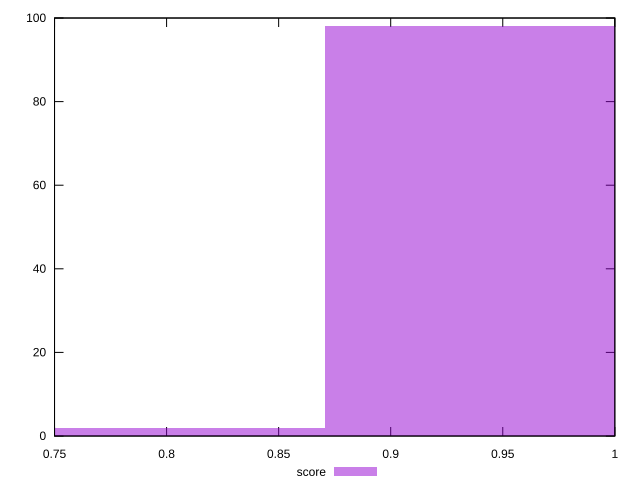

The script that saved this image:
reset

$score <<EOF
0.9377744402788353 98
0.8038066630961446 2
EOF

set key outside below
set boxwidth 0.13396777718269076
set xrange [0.75:1]
set yrange [0:100]
set trange [0:100]
set style fill transparent solid 0.5 noborder
set terminal svg size 640, 490 enhanced background rgb 'white'
set output "report_00015_2021-02-09T16-11-33.973Z/unminified-javascript/samples/pages/score/histogram.svg"

plot $score title "score" with boxes

reset
